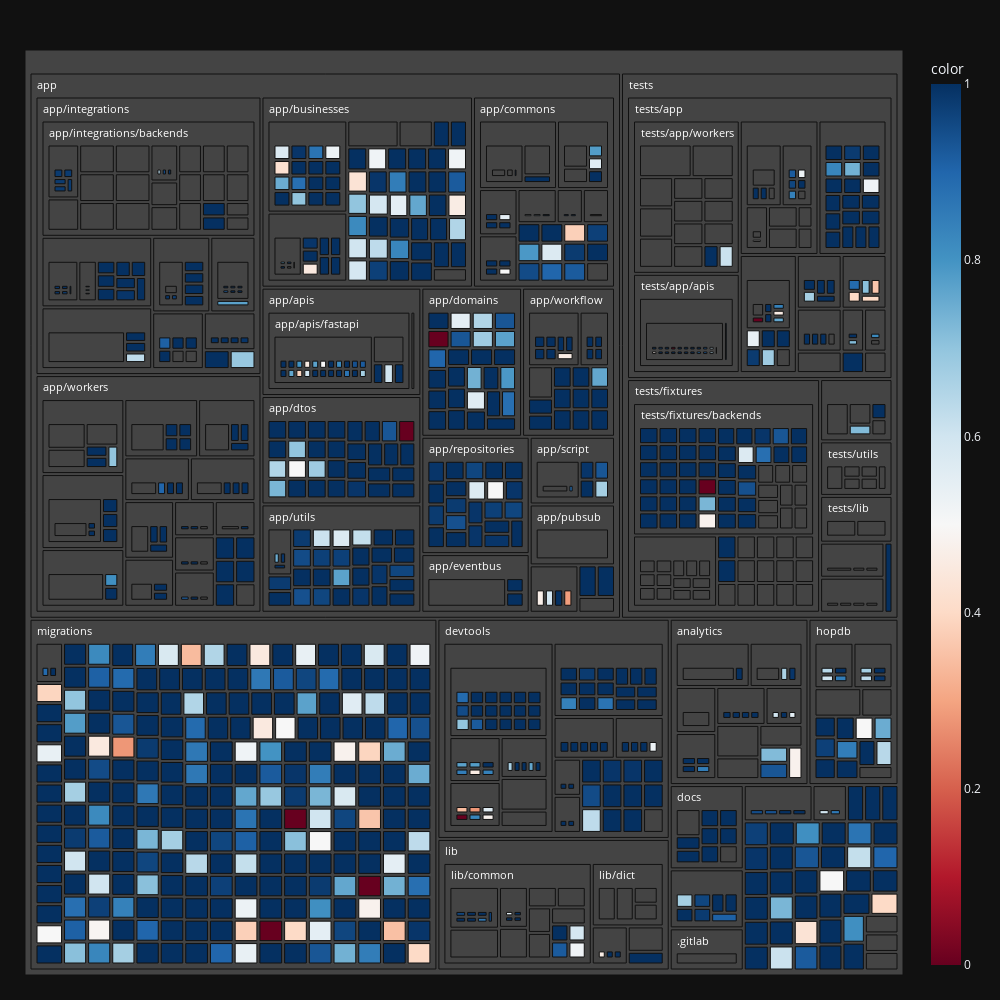

Notebook cell for this chart:
### Code cell
import plotly.express as px
import pandas as pd
import numpy as np
df_all_files = pd.read_csv('all_files2.csv')
fig = px.treemap(
    names = df_all_files['filename'],
    parents = df_all_files['path'],
    color=df_scores_file['ownership'],
    hover_data=[df_all_files['filename'],df_scores_file['main-dev']],
    color_continuous_scale='RdBu',
    #color_continuous_midpoint=np.average(np.zeros(len(df_all_files)), weights=np.ones(len(df_all_files)))
)
#fig.update_traces(marker=dict(cornerradius=5))
fig.update_layout(
    uniformtext=dict(minsize=10, mode='hide'),
    margin = dict(t=50, l=25, r=25, b=25),
    autosize=False,
    width=1000,
    height=1000
)

fig.write_html("map.html")

#from IPython.core.display import HTML
#HTML(fig.to_html(full_html=True))
fig

### Figure 1 — Plotly figure (JSON) as saved in the notebook; plotly's stock layout.template omitted (floating-point values rounded to 4 significant figures; data arrays with more than 128 entries replaced by an {"elided": "..."} marker saying what was removed)
{"data": [{"customdata": {"elided": "1530x2 str values"}, "domain": {"x": [0, 1], "y": [0, 1]}, "hovertemplate": "label=%{label}<br>parent=%{parent}<br>hover_data_0=%{customdata[0]}<br>hover_data_1=%{customdata[1]}<br>color=%{color}<extra></extra>", "labels": {"elided": "1530 str values"}, "marker": {"coloraxis": "coloraxis", "colors": {"elided": "1530 float values"}}, "name": "", "parents": {"elided": "1530 str values"}, "type": "treemap"}], "layout": {"autosize": false, "coloraxis": {"colorbar": {"title": {"text": "color"}}, "colorscale": [[0, "rgb(103,0,31)"], [0.1, "rgb(178,24,43)"], [0.2, "rgb(214,96,77)"], [0.3, "rgb(244,165,130)"], [0.4, "rgb(253,219,199)"], [0.5, "rgb(247,247,247)"], [0.6, "rgb(209,229,240)"], [0.7, "rgb(146,197,222)"], [0.8, "rgb(67,147,195)"], [0.9, "rgb(33,102,172)"], [1, "rgb(5,48,97)"]]}, "height": 1000, "legend": {"tracegroupgap": 0}, "margin": {"b": 25, "l": 25, "r": 25, "t": 50}, "uniformtext": {"minsize": 10, "mode": "hide"}, "width": 1000}}
